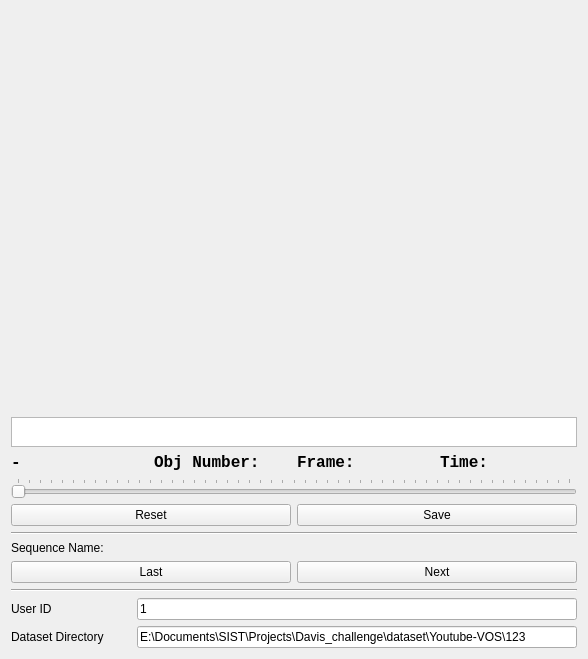
<?xml version="1.0" encoding="UTF-8"?>
<ui version="4.0">
 <class>Form</class>
 <widget class="QWidget" name="Form">
  <property name="geometry">
   <rect>
    <x>0</x>
    <y>0</y>
    <width>588</width>
    <height>659</height>
   </rect>
  </property>
  <property name="sizePolicy">
   <sizepolicy hsizetype="Minimum" vsizetype="Minimum">
    <horstretch>0</horstretch>
    <verstretch>0</verstretch>
   </sizepolicy>
  </property>
  <property name="windowTitle">
   <string>Form</string>
  </property>
  <layout class="QHBoxLayout" name="horizontalLayout_2">
   <item>
    <layout class="QVBoxLayout" name="verticalLayout">
     <item>
      <widget class="QLabel" name="canvas">
       <property name="sizePolicy">
        <sizepolicy hsizetype="Preferred" vsizetype="MinimumExpanding">
         <horstretch>0</horstretch>
         <verstretch>0</verstretch>
        </sizepolicy>
       </property>
       <property name="minimumSize">
        <size>
         <width>0</width>
         <height>0</height>
        </size>
       </property>
       <property name="text">
        <string/>
       </property>
       <property name="alignment">
        <set>Qt::AlignLeading|Qt::AlignLeft|Qt::AlignTop</set>
       </property>
      </widget>
     </item>
     <item>
      <layout class="QGridLayout" name="gridLayout"/>
     </item>
     <item>
      <widget class="QTextBrowser" name="textBrowser">
       <property name="maximumSize">
        <size>
         <width>16777215</width>
         <height>30</height>
        </size>
       </property>
       <property name="font">
        <font>
         <family>Consolas</family>
         <pointsize>12</pointsize>
        </font>
       </property>
      </widget>
     </item>
     <item>
      <layout class="QHBoxLayout" name="horizontalLayout_7">
       <item>
        <widget class="QLabel" name="label_labeld">
         <property name="font">
          <font>
           <family>Consolas</family>
           <pointsize>12</pointsize>
           <weight>75</weight>
           <bold>true</bold>
          </font>
         </property>
         <property name="text">
          <string>-</string>
         </property>
        </widget>
       </item>
       <item>
        <widget class="QLabel" name="label_obj">
         <property name="font">
          <font>
           <family>Consolas</family>
           <pointsize>12</pointsize>
           <weight>75</weight>
           <bold>true</bold>
          </font>
         </property>
         <property name="text">
          <string>Obj Number:  </string>
         </property>
        </widget>
       </item>
       <item>
        <widget class="QLabel" name="label_frame">
         <property name="sizePolicy">
          <sizepolicy hsizetype="Minimum" vsizetype="Minimum">
           <horstretch>0</horstretch>
           <verstretch>0</verstretch>
          </sizepolicy>
         </property>
         <property name="font">
          <font>
           <family>Consolas</family>
           <pointsize>12</pointsize>
           <weight>75</weight>
           <bold>true</bold>
          </font>
         </property>
         <property name="text">
          <string>Frame:</string>
         </property>
        </widget>
       </item>
       <item>
        <widget class="QLabel" name="label_6">
         <property name="sizePolicy">
          <sizepolicy hsizetype="Minimum" vsizetype="Minimum">
           <horstretch>0</horstretch>
           <verstretch>0</verstretch>
          </sizepolicy>
         </property>
         <property name="font">
          <font>
           <family>Consolas</family>
           <pointsize>12</pointsize>
           <weight>75</weight>
           <bold>true</bold>
          </font>
         </property>
         <property name="text">
          <string>Time:</string>
         </property>
        </widget>
       </item>
      </layout>
     </item>
     <item>
      <widget class="QSlider" name="horizontalSlider">
       <property name="sizePolicy">
        <sizepolicy hsizetype="Minimum" vsizetype="Minimum">
         <horstretch>0</horstretch>
         <verstretch>0</verstretch>
        </sizepolicy>
       </property>
       <property name="mouseTracking">
        <bool>false</bool>
       </property>
       <property name="maximum">
        <number>50</number>
       </property>
       <property name="orientation">
        <enum>Qt::Horizontal</enum>
       </property>
       <property name="tickPosition">
        <enum>QSlider::TicksAbove</enum>
       </property>
      </widget>
     </item>
     <item>
      <layout class="QHBoxLayout" name="horizontalLayout_3">
       <item>
        <widget class="QPushButton" name="pushButton_rst">
         <property name="sizePolicy">
          <sizepolicy hsizetype="Minimum" vsizetype="Minimum">
           <horstretch>0</horstretch>
           <verstretch>0</verstretch>
          </sizepolicy>
         </property>
         <property name="text">
          <string>Reset</string>
         </property>
        </widget>
       </item>
       <item>
        <widget class="QPushButton" name="pushButton_save">
         <property name="sizePolicy">
          <sizepolicy hsizetype="Minimum" vsizetype="Minimum">
           <horstretch>0</horstretch>
           <verstretch>0</verstretch>
          </sizepolicy>
         </property>
         <property name="text">
          <string>Save</string>
         </property>
        </widget>
       </item>
      </layout>
     </item>
     <item>
      <widget class="Line" name="line_4">
       <property name="orientation">
        <enum>Qt::Horizontal</enum>
       </property>
      </widget>
     </item>
     <item>
      <layout class="QHBoxLayout" name="horizontalLayout_11">
       <item>
        <layout class="QHBoxLayout" name="horizontalLayout_4">
         <item>
          <layout class="QVBoxLayout" name="verticalLayout_3">
           <item>
            <widget class="QLabel" name="label_seq_name">
             <property name="text">
              <string>Sequence Name: </string>
             </property>
            </widget>
           </item>
           <item>
            <layout class="QHBoxLayout" name="horizontalLayout_13">
             <item>
              <widget class="QPushButton" name="pushButton_seq_back">
               <property name="text">
                <string>Last</string>
               </property>
              </widget>
             </item>
             <item>
              <widget class="QPushButton" name="pushButton_seq_next">
               <property name="text">
                <string>Next</string>
               </property>
              </widget>
             </item>
            </layout>
           </item>
          </layout>
         </item>
        </layout>
       </item>
      </layout>
     </item>
     <item>
      <widget class="Line" name="line">
       <property name="orientation">
        <enum>Qt::Horizontal</enum>
       </property>
      </widget>
     </item>
     <item>
      <layout class="QHBoxLayout" name="horizontalLayout_5">
       <item>
        <widget class="QLabel" name="label">
         <property name="sizePolicy">
          <sizepolicy hsizetype="Fixed" vsizetype="Minimum">
           <horstretch>0</horstretch>
           <verstretch>0</verstretch>
          </sizepolicy>
         </property>
         <property name="minimumSize">
          <size>
           <width>120</width>
           <height>0</height>
          </size>
         </property>
         <property name="text">
          <string>User ID</string>
         </property>
        </widget>
       </item>
       <item>
        <widget class="QLineEdit" name="lineEdit_uid">
         <property name="sizePolicy">
          <sizepolicy hsizetype="Minimum" vsizetype="Minimum">
           <horstretch>0</horstretch>
           <verstretch>0</verstretch>
          </sizepolicy>
         </property>
         <property name="text">
          <string>1</string>
         </property>
        </widget>
       </item>
      </layout>
     </item>
     <item>
      <layout class="QHBoxLayout" name="horizontalLayout_9">
       <item>
        <widget class="QLabel" name="label_2">
         <property name="sizePolicy">
          <sizepolicy hsizetype="Fixed" vsizetype="Minimum">
           <horstretch>0</horstretch>
           <verstretch>0</verstretch>
          </sizepolicy>
         </property>
         <property name="minimumSize">
          <size>
           <width>120</width>
           <height>0</height>
          </size>
         </property>
         <property name="text">
          <string>Dataset Directory</string>
         </property>
        </widget>
       </item>
       <item>
        <widget class="QLineEdit" name="lineEdit_dataset_dir">
         <property name="sizePolicy">
          <sizepolicy hsizetype="Minimum" vsizetype="Minimum">
           <horstretch>0</horstretch>
           <verstretch>0</verstretch>
          </sizepolicy>
         </property>
         <property name="text">
          <string>E:\Documents\SIST\Projects\Davis_challenge\dataset\Youtube-VOS\123</string>
         </property>
        </widget>
       </item>
      </layout>
     </item>
    </layout>
   </item>
  </layout>
 </widget>
 <resources/>
 <connections/>
</ui>
